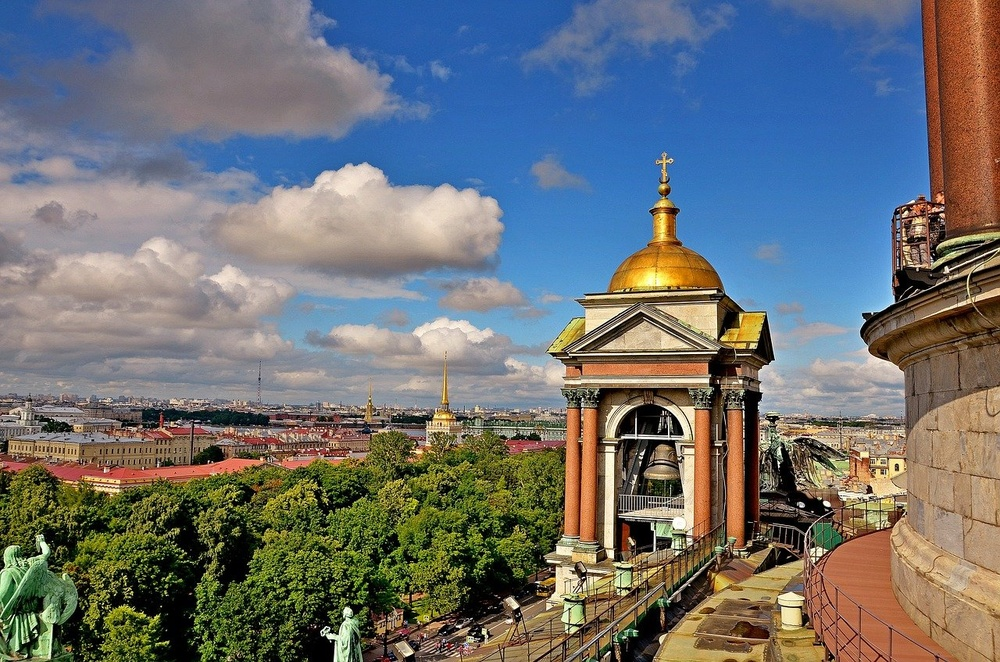
#> input picture Task1/peter-3794597_1280.jpg, 1000 x 662 px, shrunk from 1280 x 847 before the run
$ jupyter execute CompVision_Solution.ipynb   (shell and % lines are left out)
#> lines starting #> are read from the running program, lines starting #| are printed output that depends on the picture; long printed decimals are rounded
[cell 1]
import numpy as np
import cv2
from matplotlib import pyplot as plt
import matplotlib as mpl

### 1. С помощью библиотеки OpenCV считайте изображение:

[cell 2]
img_original = cv2.imread('./peter-3794597_1280.jpg')
#> img_original is the input picture: shape (662, 1000, 3); mean B, G, R 115.6, 113.4, 110.1
# By default, OpenCV reads images in BGR format (Blue, Green, Red) instead of RGB. So, the loaded image is in BGR format.
img_original = cv2.cvtColor(img_original, cv2.COLOR_BGR2RGB)
plt.imshow(img_original)
plt.show()

### 2. Определите параметры изображения.

[cell 3]
print("высота:", img_original.shape[0], "ширина:", img_original.shape[1])
#| высота: 662 ширина: 1000
print("среднее значение интенсивности пикселя:", np.mean(img_original))
#| среднее значение интенсивности пикселя: 113.027

### 3. Выполните преобразование экспозиции.

[cell 4]
exposition = -0.46
def exposure(image, p):
#> called with p = -0.46
    return image.copy() * (2 ** p)
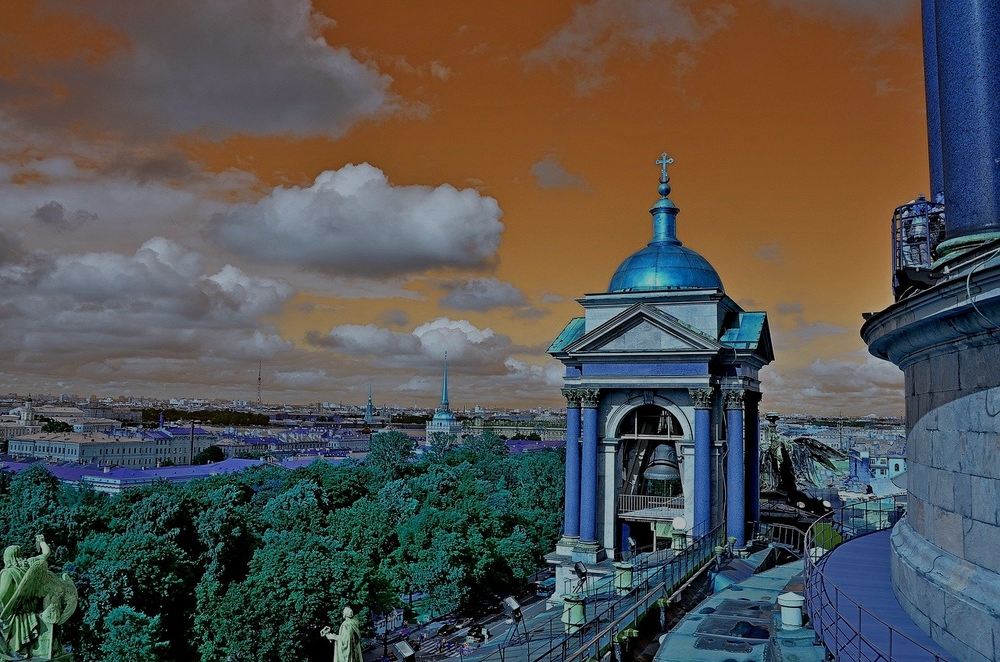
#> returned value: shape (662, 1000, 3) float64; mean of channels 0, 1, 2 80, 82.4, 84; drawn as B, G, R

#Преобразование
img_result_lib = exposure(img_original, exposition)
#Сохранение в файл
cv2.imwrite("img_result_lib.png", img_result_lib)
#Чтение из файла
img_result_lib = cv2.imread("img_result_lib.png")


fig, axes = plt.subplots(1, 2, figsize=(20, 10))
axes[0].imshow(img_original)
axes[1].imshow(img_result_lib)
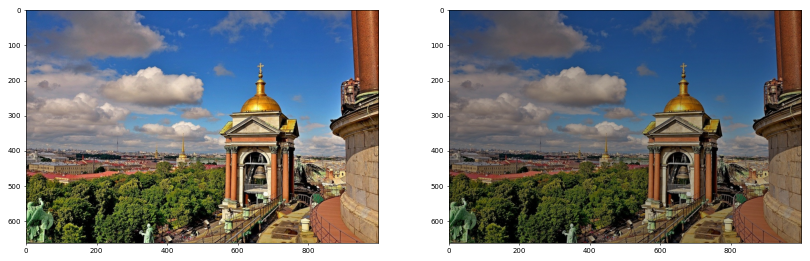
#> figure drawn by matplotlib, 2 panels; B, G, R data is drawn as R, G, B

[cell 5]
print("Среднее значение интенсивности пикселя изображения, измененного библиотекой:", np.mean(img_result_lib))
#| Среднее значение интенсивности пикселя изображения, измененного библиотекой: 82.178

### 4. Выполните преобразование контрастности.

Обратите внимание, что при применении преобразования контрастности предполагается, что значения интенсивностей пикселей каналов R, G, B находятся в диапазоне $[0,1]$. Чтобы этого добиться (ведь изначально они находятся в диапазоне $[0,255] \cap \mathbb{Z}$), достаточно разделить все интенсивности в матричном представлении изображения на $255$.

[cell 6]
image_result = img_original.copy() / 255
image_result[50][50]
#> Out = [0.2, 0.357, 0.627]

 При этом, если после преобразований $I_{\text {out }}[x, y]>1$, то нужно считать, что $I_{\text {out }}[x, y]=1$. Аналогично, если $I_{\text {out }}[x, y]<0$, то нужно считать, что $I_{\text {out }}[x, y]=0$. Далее следует произвести обратное масштабирование значений интенсивностей каналов $\mathrm{R}, \mathrm{G}, \mathrm{B}$ в диапазон $[0,255] \cap \mathbb{Z}$ с огруглением до целых по правилам математики.

\begin{equation}
\begin{aligned}
& Contrast\\
& I_{\text {out }}[x, y]= \begin{cases}\left(I_{\text {in }}[x, y]-0.5\right) \cdot \frac{1}{1-p}, & \text { if } p>0 \\
\left(I_{\text {in }}[x, y]-0.5\right) \cdot(1-p), & \text { otherwise; }\end{cases} \\
& p \in[-1,1]
\end{aligned}
\end{equation}

[cell 7]
contrast_arg =-0.46

[cell 8]
def contrast(image, p):
#> called with p = -0.46
    if(p > 0):
        img_result = (image.copy() - 0.5) * (1 / (1 - p))
    else:
        img_result = (image.copy() - 0.5) * (1 - p)
    for i in range(img_result.shape[0]):
        for j in range(img_result.shape[1]):
            for k in range(img_result.shape[2]):
                if(img_result[i][j][k] > 1):
                    img_result[i][j][k] = 1
                if(img_result[i][j][k] < 0):
                    img_result[i][j][k] = 0
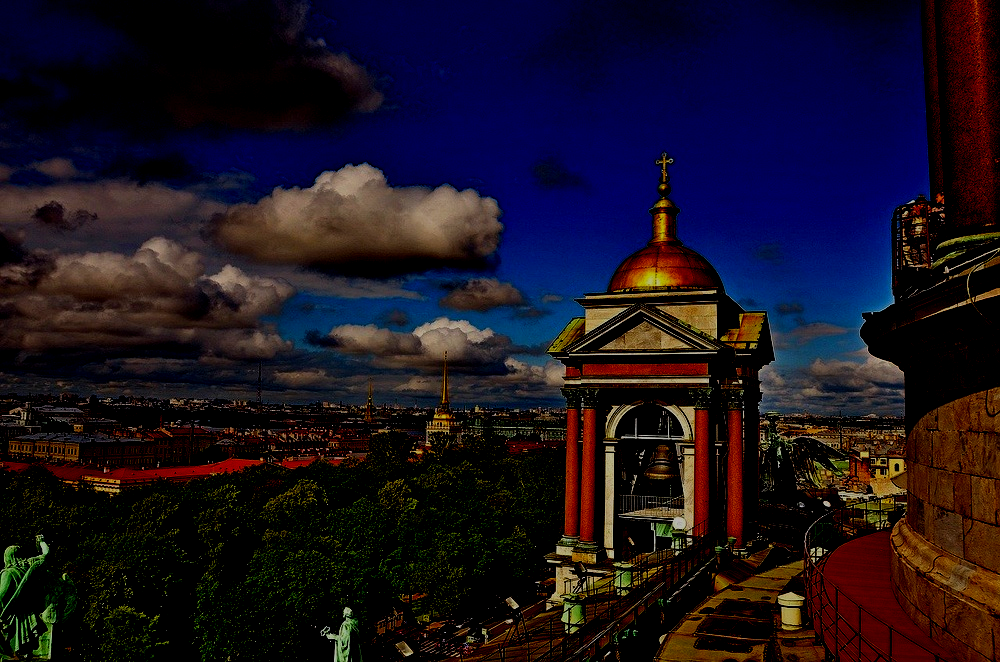
#> img_result: shape (662, 1000, 3) float64; mean R, G, B 0.104, 0.0719, 0.123
    img_result = img_result * 255
    for i in range(0, img_result.shape[0]):
      for j in range(0, img_result.shape[1]):
        img_result[i,j] = (round(img_result[i,j][0],0),round(img_result[i,j][1],0),round(img_result[i,j][2],0))
    return img_result

img_result = contrast(image_result, contrast_arg)
img_result[50][50]
#> Out = [0, 0, 47]

[cell 9]
fig, axes = plt.subplots(1, 2, figsize=(20, 10))
axes[0].imshow(img_original)
axes[1].imshow(img_result)
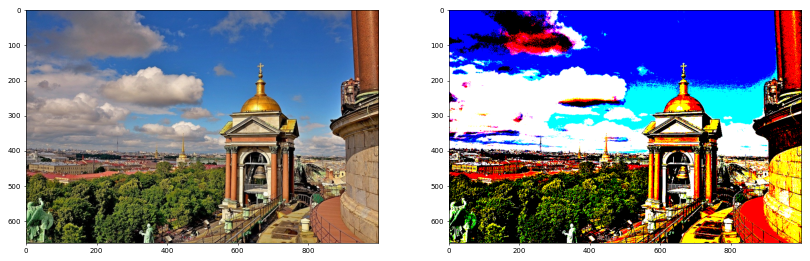
#> figure drawn by matplotlib, 2 panels

[cell 10]
print("Среднее значение интенсивности пикселя изображения:", np.mean(img_result))
#| Среднее значение интенсивности пикселя изображения: 25.359
